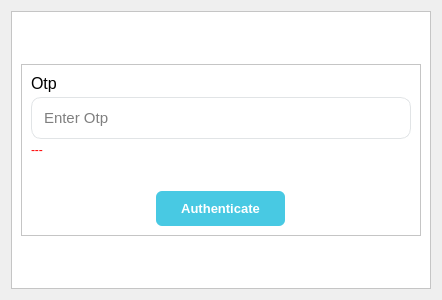
<?xml version="1.0" encoding="UTF-8"?>
<ui version="4.0">
 <class>Form</class>
 <widget class="QWidget" name="Form">
  <property name="geometry">
   <rect>
    <x>0</x>
    <y>0</y>
    <width>438</width>
    <height>300</height>
   </rect>
  </property>
  <property name="windowTitle">
   <string>Form</string>
  </property>
  <layout class="QVBoxLayout" name="verticalLayout">
   <item>
    <widget class="QFrame" name="settingAuth">
     <property name="styleSheet">
      <string notr="true">background:#FFFFFF;</string>
     </property>
     <property name="frameShape">
      <enum>QFrame::StyledPanel</enum>
     </property>
     <property name="frameShadow">
      <enum>QFrame::Raised</enum>
     </property>
     <layout class="QVBoxLayout" name="verticalLayout_55">
      <item alignment="Qt::AlignHCenter|Qt::AlignVCenter">
       <widget class="QFrame" name="frame_3">
        <property name="sizePolicy">
         <sizepolicy hsizetype="Preferred" vsizetype="Preferred">
          <horstretch>0</horstretch>
          <verstretch>0</verstretch>
         </sizepolicy>
        </property>
        <property name="minimumSize">
         <size>
          <width>400</width>
          <height>0</height>
         </size>
        </property>
        <property name="frameShape">
         <enum>QFrame::StyledPanel</enum>
        </property>
        <property name="frameShadow">
         <enum>QFrame::Raised</enum>
        </property>
        <layout class="QVBoxLayout" name="verticalLayout_53">
         <property name="spacing">
          <number>4</number>
         </property>
         <item>
          <widget class="QLabel" name="label_5">
           <property name="sizePolicy">
            <sizepolicy hsizetype="Maximum" vsizetype="Maximum">
             <horstretch>0</horstretch>
             <verstretch>0</verstretch>
            </sizepolicy>
           </property>
           <property name="styleSheet">
            <string notr="true">font-size:12pt</string>
           </property>
           <property name="text">
            <string>Otp</string>
           </property>
          </widget>
         </item>
         <item>
          <widget class="QLineEdit" name="txtAuthOtp">
           <property name="enabled">
            <bool>true</bool>
           </property>
           <property name="sizePolicy">
            <sizepolicy hsizetype="Minimum" vsizetype="Maximum">
             <horstretch>0</horstretch>
             <verstretch>0</verstretch>
            </sizepolicy>
           </property>
           <property name="font">
            <font>
             <family>Nirmala UI</family>
             <pointsize>11</pointsize>
             <weight>50</weight>
             <bold>false</bold>
            </font>
           </property>
           <property name="styleSheet">
            <string notr="true">border-radius:10%;
padding:10px;
border:1px solid #e1e4e6;
font-family:Nirmala UI;
font-size:11pt</string>
           </property>
           <property name="text">
            <string/>
           </property>
           <property name="echoMode">
            <enum>QLineEdit::Password</enum>
           </property>
           <property name="placeholderText">
            <string>Enter Otp</string>
           </property>
          </widget>
         </item>
         <item>
          <widget class="QLabel" name="errAuth">
           <property name="styleSheet">
            <string notr="true">color:red</string>
           </property>
           <property name="text">
            <string>---</string>
           </property>
          </widget>
         </item>
         <item alignment="Qt::AlignHCenter">
          <widget class="QPushButton" name="btnAuthenticate">
           <property name="enabled">
            <bool>true</bool>
           </property>
           <property name="sizePolicy">
            <sizepolicy hsizetype="Maximum" vsizetype="Maximum">
             <horstretch>0</horstretch>
             <verstretch>0</verstretch>
            </sizepolicy>
           </property>
           <property name="font">
            <font>
             <family>Nirmala UI</family>
             <pointsize>10</pointsize>
             <weight>87</weight>
             <bold>true</bold>
            </font>
           </property>
           <property name="cursor">
            <cursorShape>PointingHandCursor</cursorShape>
           </property>
           <property name="focusPolicy">
            <enum>Qt::NoFocus</enum>
           </property>
           <property name="styleSheet">
            <string notr="true">padding:10px 25px;
border:none;
background:#48C9E3;
color:white;
border-radius:6%;
font-family:Nirmala UI;
font-size:10pt;
font-weight:700;
margin-top:30px</string>
           </property>
           <property name="text">
            <string>Authenticate</string>
           </property>
          </widget>
         </item>
        </layout>
       </widget>
      </item>
     </layout>
    </widget>
   </item>
  </layout>
 </widget>
 <resources/>
 <connections/>
</ui>
